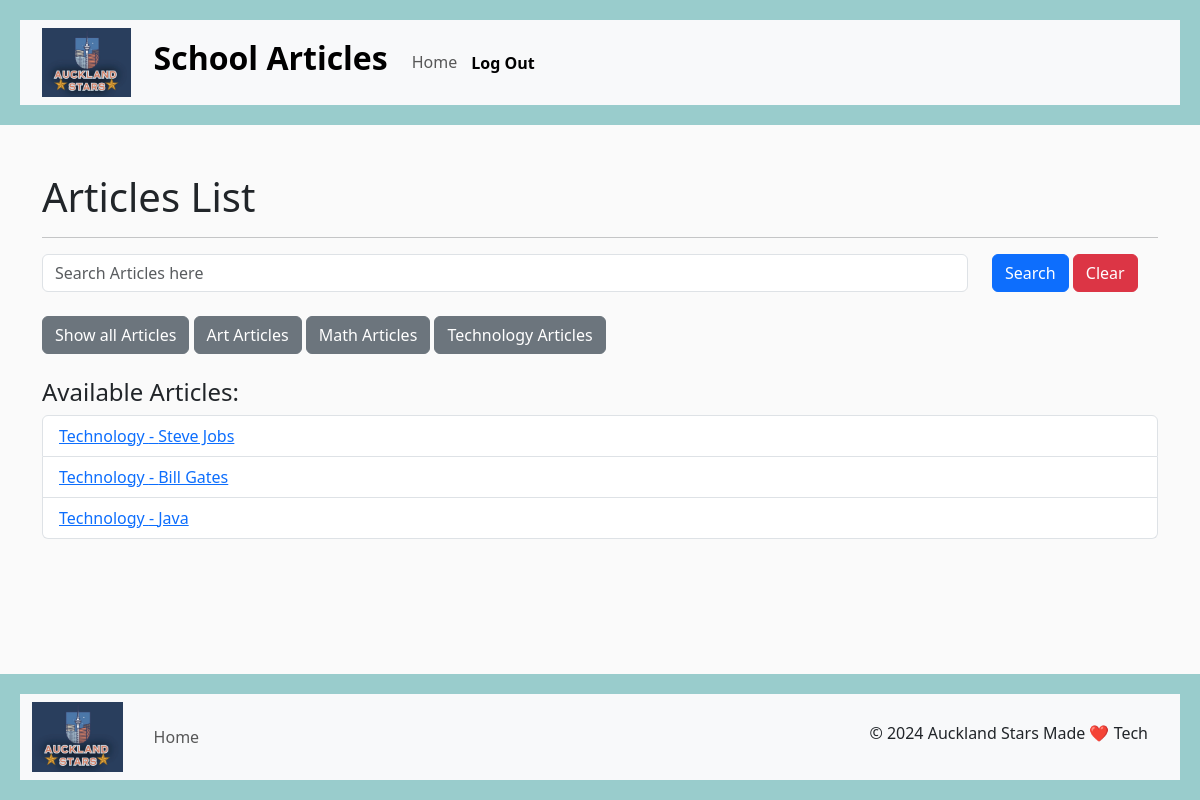
Before: /articles (signed in) with the older database file.
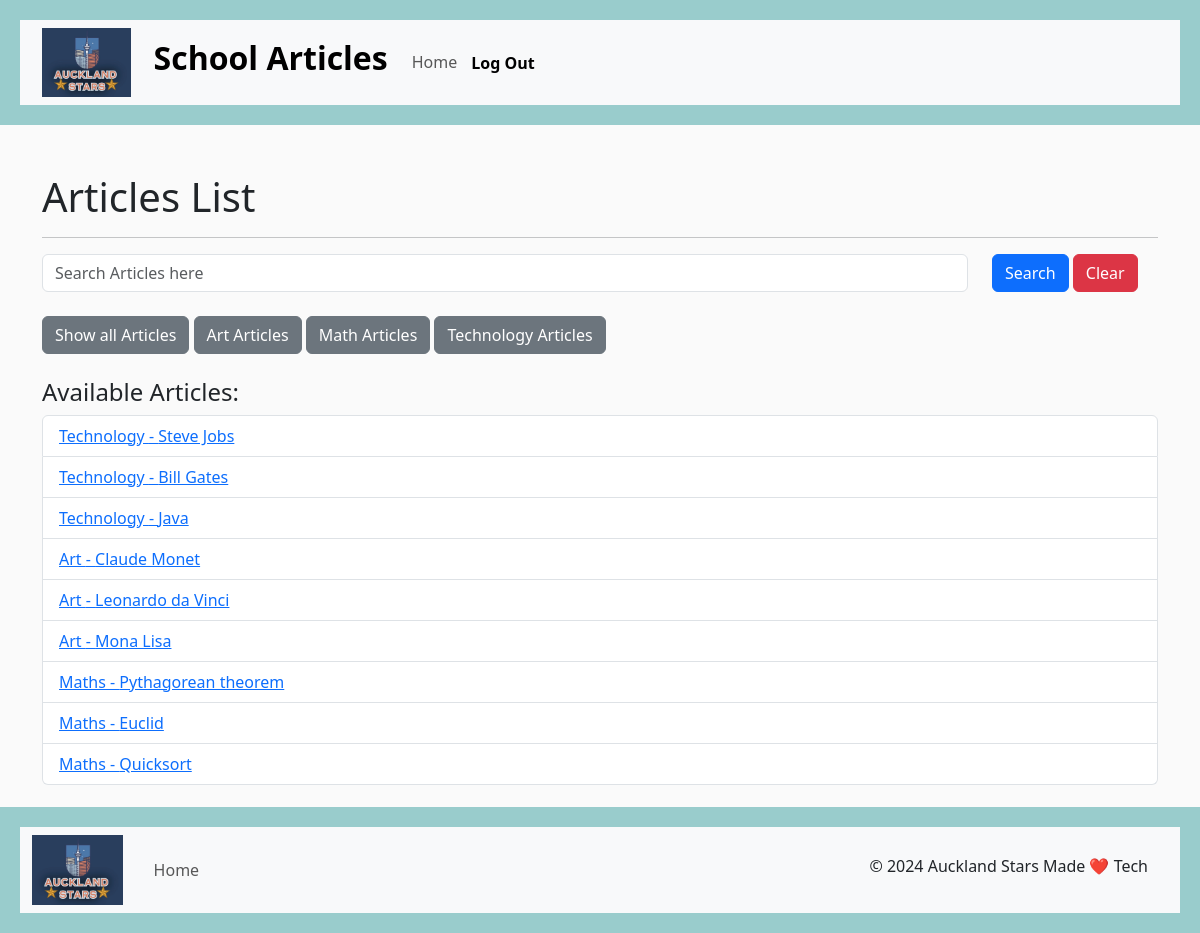
After: the same page with the newer database file.
### Category/models.py (models this page shows, shortened)
class Article(models.Model):
    category = models.ForeignKey(Category, on_delete=models.CASCADE)
    type = models.CharField(max_length=50)
    name = models.CharField(max_length=100, null=True, blank=True)
    born = models.CharField(null=True, blank=True,max_length=50)
    died = models.CharField(null=True, blank=True,max_length=50)
    nationality = models.CharField(max_length=50, null=True, blank=True)
    known_for = models.CharField(max_length=200, null=True, blank=True)
    notable_work = models.CharField(max_length=100, null=True, blank=True)
    about = models.TextField()
    year = models.CharField(null=True, blank=True,max_length=10)
    medium = models.CharField(max_length=50, null=True, blank=True)
    dimensions = models.CharField(max_length=50, null=True, blank=True)
    location = models.CharField(max_length=50, null=True, blank=True)
    designed_by = models.CharField(max_length=50, null=True, blank=True)
    developer = models.CharField(max_length=50, null=True, blank=True)

class Category(models.Model):
    name = models.CharField(max_length=50)

### Category/views.py (the view)
# urls.py: path('articles', views.ArticleListView.as_view(), name='articles'),
class ArticleListView(LoginRequiredMixin, ListView):
    model = Article
    template_name = 'Category/articles/articles.html'
    login_url = 'accounts/login/'
    def get_queryset(self):
        queryset = super().get_queryset()
        query = self.request.GET.get('q')
        category = self.request.GET.get('category', 'all')
        if query:
            queryset = queryset.filter(name__icontains=query)
        if category and category != 'all':
            queryset = queryset.filter(category__name__iexact=category)
        return queryset
    def get_context_data(self, **kwargs):
        context = super().get_context_data(**kwargs)
        context['current_category'] = self.request.GET.get('category', 'all')
        return context

### Category/templatetags/custom_tags.py (called while the page is built)
@register.filter(name='has_group')
def has_group(user, group_name):
    return user.groups.filter(name=group_name).exists()

### Category/templates/Category/articles/articles.html (shortened to what this page needs)
{% extends "base.html" %}
{% block content %}
    <h1>Articles List</h1>
    {% load custom_tags %}
<hr>
<form method="get" action="{% url 'articles' %}">
    <div class="row">
        <div class="col-10">
            <input class="form-control" type="text" id="articlesearch" name="q" placeholder="Search Articles here" value="{{ request.GET.q }}">
        </div>
        <div class="col-2">
            <button class="btn btn-primary" type="submit">Search</button>
            <button class="btn btn-danger" onclick="document.getElementById('articlesearch').value = ''" >Clear</button>
        </div>
    </div>
</form>
<br>
<form method="get" action="{% url 'articles' %}">
    <div id="category-container">
        <button type="submit" class="btn btn-secondary" onclick="document.getElementById('category-input').value = 'all'"> Show all Articles</button>
        <button type="submit" class="btn btn-secondary" onclick="document.getElementById('category-input').value = 'Art'"> Art Articles</button>
        <button type="submit" class="btn btn-secondary" onclick="document.getElementById('category-input').value = 'Maths'"> Math Articles</button>
        <button type="submit" class="btn btn-secondary" onclick="document.getElementById('category-input').value = 'Technology'"> Technology Articles</button>
    </div>
</form>
<br>
<h4>Available Articles:</h4>
<ul class="list-group">
    {% for article in object_list %}
    <li class="list-group-item"><a href="{% url 'articles-details' article.id %}">{{ article.category.name }} - {{ article.name }}</a></li>
    {% empty %}
    <li class="list-group-item">No articles found.</li>
    {% endfor %}
</ul>
{% endblock %}

### templates/base.html (shortened to what this page needs)
<!DOCTYPE html>
<html lang="en">
<head>
    <link href="https://cdn.jsdelivr.net/npm/bootstrap@5.3.3/dist/css/bootstrap.min.css" rel="stylesheet">
    {% load static %}
    <link rel="stylesheet" href="{% static 'css/base.css' %}" />
</head>
<body>
    <header class="header">
        <nav class="navbar navbar-expand-lg navbar-light bg-light">
            <div class="container">
                <img src="{% static 'images/logo.png' %}" style="width: 10%; padding-right: 2%;">
                <a class="navbar-brand" href="{% url 'articles' %}"><h2><b>School Articles</h2></b></a>
                <div class="collapse navbar-collapse" id="navbarNav">
                    <ul class="navbar-nav">
                        <li class="nav-item">
                            <a class="nav-link" href="{% url 'articles' %}">Home</a>
                        </li>
                        <li class="nav-item" >
                            {% if user.is_authenticated %}
                            <form method="post" action="{% url 'custom_logout' %}">
                                <button type="submit" style="font-weight: bold; border-style: none; background-color: transparent; margin-top: 10%;">Log Out</button>
                            </form>
                            {% endif %}
                        </li>
                    </ul>
                </div>
            </div>
        </nav>
    </header>
    <div class="container mt-5">
        {% block content %}
        {% endblock %}
        <br><br>
    </div>
    <div class="footer mt-5">
        <nav class="navbar navbar-expand-lg navbar-light bg-light">
            <div class="container-fluid">
                <img src="{% static 'images/logo.png' %}" style="width: 10%; padding-right: 2%;">
                <ul class="navbar-nav me-auto mb-2 mb-lg-0">
                    <li class="nav-item">
                        <a class="nav-link" href="{% url 'articles' %}">Home</a>
                    </li>
                </ul>
                <p style="margin-top: 9px; margin-right:20px;text-align: center;">© 2024 Auckland Stars Made ❤️ Tech</p>
            </div>
        </nav>
    </div>
</body>
</html>

### static/css/base.css (style rules this page uses)
body { background-color: #fafafa; margin-bottom: 100px; }
.header { background-color: #99CCCC; padding: 20px; text-align: center; }
.footer { background-color: #99CCCC; padding: 20px; text-align: center; position: fixed; bottom: 0; width: 100%; }

Changed rows visible on the page:
added Article: category.name "Art", name "Claude Monet"
added Article: category.name "Art", name "Leonardo da Vinci"
added Article: category.name "Art", name "Mona Lisa"
added Article: category.name "Maths", name "Pythagorean theorem"
added Article: category.name "Maths", name "Euclid"
added Article: category.name "Maths", name "Quicksort"
